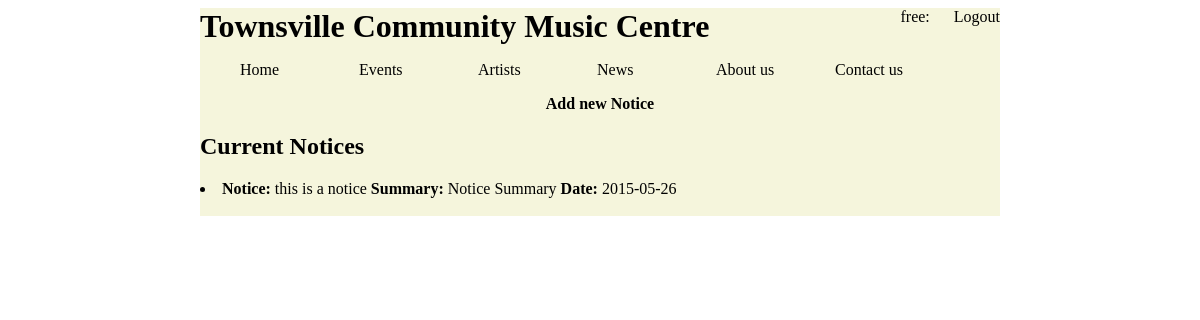
Page /noticeBoard.php (signed in) on the committed database.
### tables this page shows
CREATE TABLE "notices" (
  "id" integer NOT NULL PRIMARY KEY AUTOINCREMENT,
  "notice" text NOT NULL,
  "summary" text NOT NULL,
  "info" text NOT NULL,
  "date" text NOT NULL
);

### noticeBoard.php (the view, shortened to what this page needs)
<?php
include("dbconnect.php");
?>
<!doctype html>
<html>
<head>
    <link rel="stylesheet" type="text/css" href="main.css" />
</head>
<body>
<div id="content">
    <?php
    include("template.php");
    ?>
    <article class="artist">
        <b><a href="addNotice.php">Add new Notice</a></b>
    </article>
    <h2>Current Notices</h2>
    <?php
    $sql = "SELECT * FROM notices ORDER BY date ASC";
    foreach ($dbh->query($sql) as $row) {
        ?>
        <?php
        echo '<article class="artist">';
        echo "<li><a href='notice.php?id=". $row['id']."'><b>Notice: </b>".$row['notice']."<b> Summary: </b>".$row['summary']."<b> Date: </b>".$row['date']."<br></a></li>";
        echo '</article>';
        ?>
        <br>
        <?php
    }
    ?>
</div>
</body>
</html>

### main.css (style rules this page uses)
#content { width:800px; min-height: 100%; margin:0 auto; background-color:beige; }
a { color:black; text-decoration:none; }
li { width:115px; display:inline-block; }
article { text-align:center; }
.artist { height:auto; }
article li { width:100%; display:list-item; text-align:left; }

### rows in the picture
notices: notice "this is a notice", summary "Notice Summary", date "2015-05-26"

### other values in the picture
$_SESSION["username"] "free"
